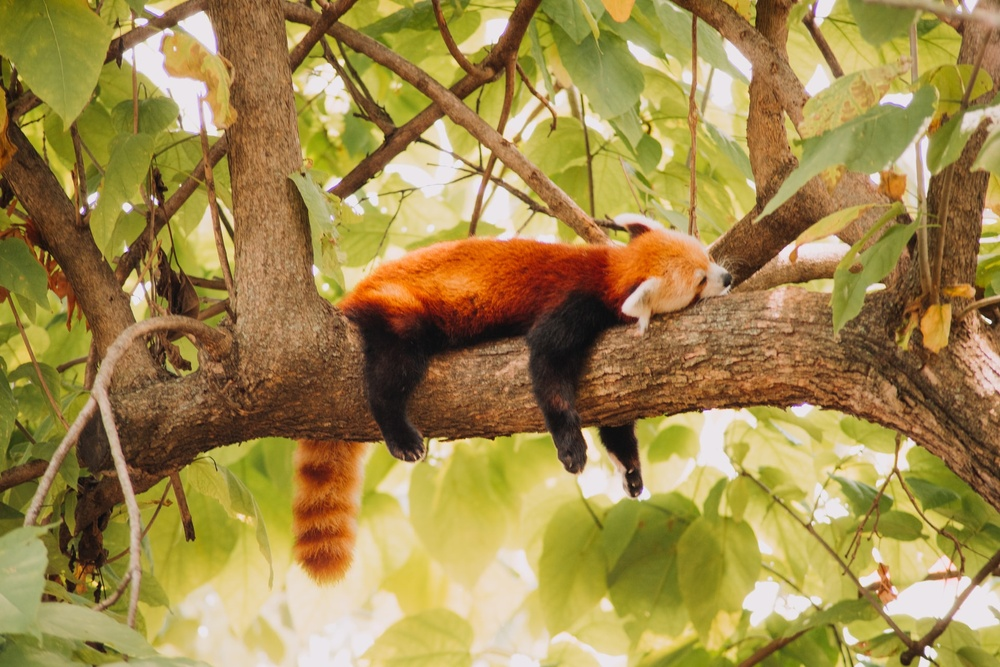
#> input picture picture.jpg, 1000 x 667 px, shrunk from 1920 x 1280 before the run
$ python pillow5_colors.py
#> lines starting #> are read from the running program, lines starting #| are printed output that depends on the picture
from PIL import Image, ImageFilter
from numpy import array

# image import
image = Image.open('picture.jpg')
#> image is the input picture: PIL image 1000x667 RGB; mean R, G, B 160.9, 137.7, 76.5

# [55 lines of commented-out code are left out]
for x in range(image.size[0]):
	for y in range(image.size[1]):
		if image.getpixel((x,y))[0] > 200:
			image.putpixel((x,y),(0,0,0))
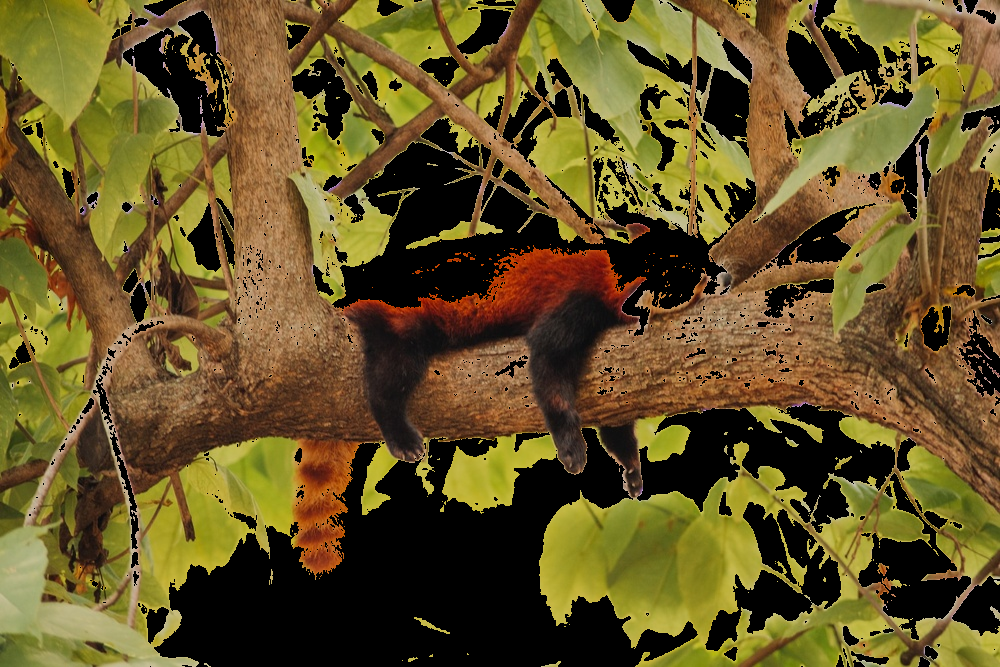
#> image: PIL image 1000x667 RGB; mean R, G, B 100.1, 83.5, 37.5
image.show()

$ run again, with owl.jpg copied over picture.jpg
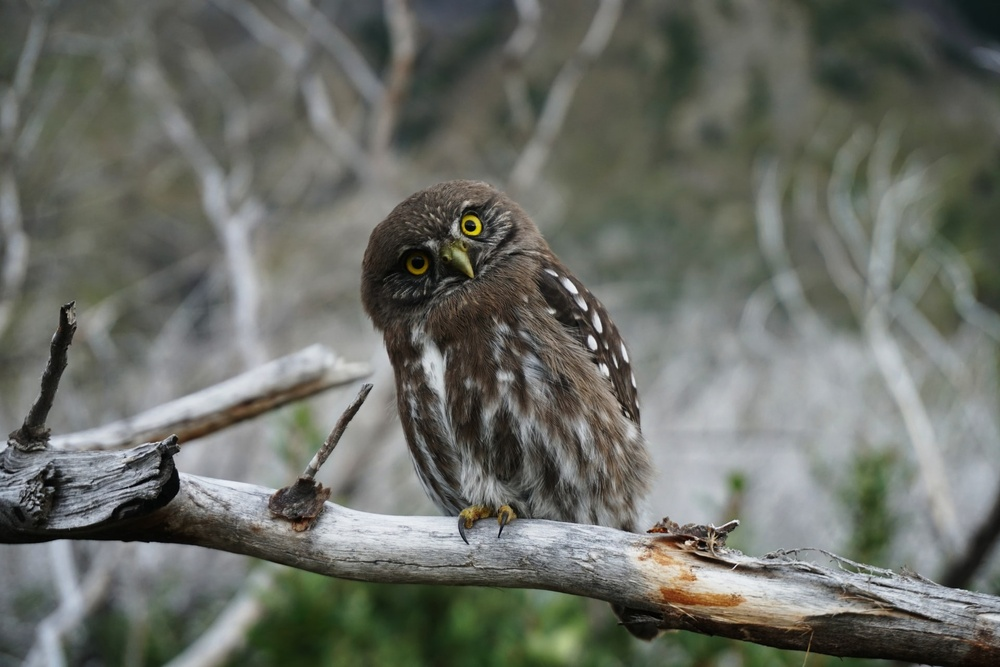
#> input picture owl.jpg, 1000 x 667 px, shrunk from 1920 x 1280 before the run
#> image is the input picture: PIL image 1000x667 RGB; mean R, G, B 106.4, 109.2, 102
#> after the loop `for x in range(image.size[0]):`:
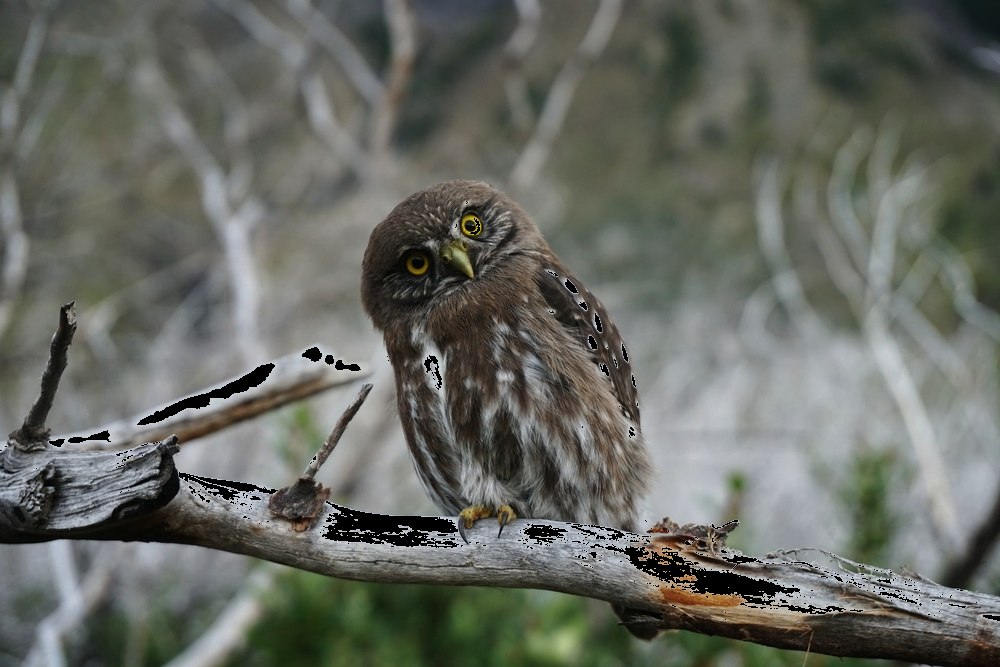
#> image: PIL image 1000x667 RGB; mean R, G, B 102.4, 105.3, 98
